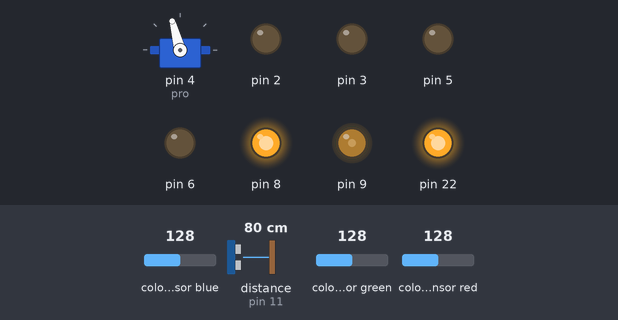
The sketch below on a simulated Arduino Mega 2560, built with avr-gcc and run on an emulated ATmega2560. On the bench: servo, output pins drawn as LEDs (lit = HIGH). Wiring (inferred from the names in the program): ultrasonic range finder: trigger pin 10; echo pin 11. The test bench sets the inputs (shaded band); at power-on: colour sensor blue 128, distance to the obstacle (sensor on pin 11) 80 cm, colour sensor red 128, colour sensor green 128. The echo pulse lasts 58.3 µs per cm; pins used as bus, display or sensor lines are not drawn; what the sketch prints to the serial monitor is not drawn.

Above: at 4.0 s.
4.1 s: colour sensor blue set to 21
5.6 s: colour sensor blue set to 17
At 6.8 s:
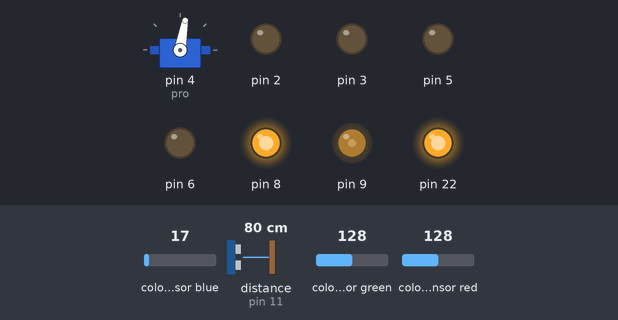
8.6 s: distance to the obstacle (sensor on pin 11) set to 2 cm
At 10.48 s:
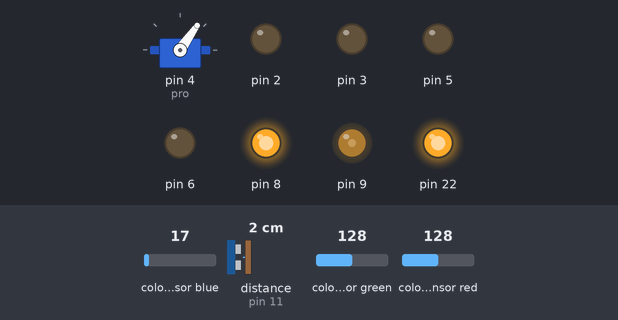
11.6 s: colour sensor red set to 14
14.6 s: colour sensor red set to 11
17.6 s: distance to the obstacle (sensor on pin 11) set to 16 cm
20.6 s: distance to the obstacle (sensor on pin 11) set to 20 cm
At 21.2 s:
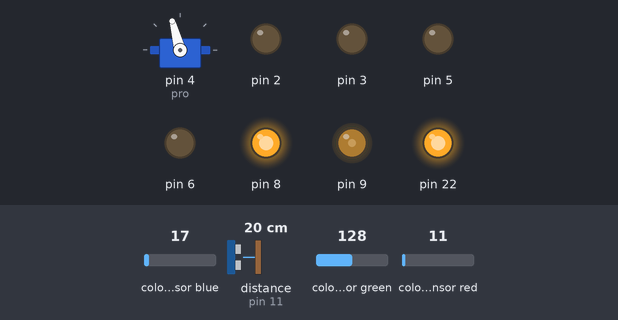
Timing chart, 0 to 23.1 s (numbered marks = the images above; inputs shaded):
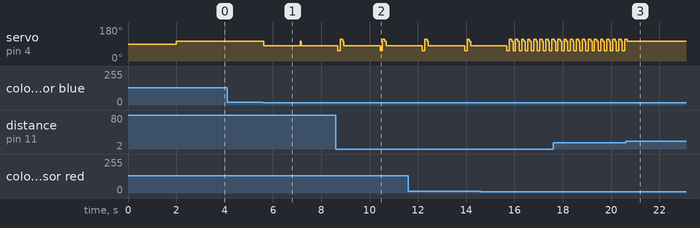

The sketch:

RedMachine.ino
```cpp
// Declaración de Librerias
#include <Servo.h>
#include "Adafruit_TCS34725.h"
Adafruit_TCS34725 tcs =
Adafruit_TCS34725(TCS34725_INTEGRATIONTIME_50MS, TCS34725_GAIN_1X);

Servo pro;
int d = 16; // Distancia ultrasonido izquierdo
int a;
int rec= 105; // Varor del servo para avarzar dececho
int da=16; // Distancia ultrasonido derecho
int t; // ultrasonido tiempo de rebote izquierdo
int te; // ultrasonido tiempo de rebote derecho
int vel= 80;
void setup()
{
  pinMode(0, OUTPUT);
  pinMode(1, OUTPUT);
  pinMode(2, OUTPUT);
  pinMode(3, OUTPUT);
  pinMode(4, OUTPUT);
  pinMode(5, OUTPUT);
  pinMode(6, OUTPUT);
  pinMode(8, OUTPUT);
  pinMode(9, OUTPUT);
  pinMode(10, OUTPUT);// Trigger
  pinMode(11, INPUT);  //cho
  pinMode(12, OUTPUT); //Trigger
  pinMode(13, INPUT);  //Echo
  pinMode(22, OUTPUT);
  pro.attach(4);  // Pin de conwtrol del servo
  digitalWrite(22,HIGH);
  Serial.begin(9600);
  if(tcs.begin()){
    Serial.println("Inicializando");
    delay(2000);
  }
  else{
    Serial.println("Error");
    Serial.println("Debe de revisar las conexiones e iniciar nuevamente");
    while(1)delay(500);
  }
  pro.write(rec);
  delay(800);
  digitalWrite(8,HIGH);
  analogWrite(9,vel);
  pro.write(105);
}

void loop() {

  //CALCULAR COLOR
  uint16_t R,G,B,C;
  tcs.getRawData(&R,&G,&B,&C);
  //DIRECCIONAR Y MOVER MOTORES

  //MOVIMIENTO AL VER UNA naranja
  if((R>100)&&(B<150)){
    digitalWrite(8,LOW);

    pro.write(vel);

    analogWrite(9,vel);
    digitalWrite(10,LOW);
  digitalWrite(8,HIGH);
  delay(1500);

  analogWrite(9,vel);
  pro.write(rec);
  }
//AZULLLL
  if((R<90)&&(G<110)&&(B<130)){
    pro.write(rec);
    analogWrite(9,0);
    delay(750);
    digitalWrite(8,HIGH);
    analogWrite(9,110);
    pro.write(114);
    delay(2100);
    pro.write(rec);
    analogWrite(9,70);
  }

  ping();
  if(d<17){
    pro.write(55);
  analogWrite(9,vel);
    delay(100);
    pro.write(114);
    analogWrite(9,vel);
    delay(100);
    pro.write(rec);
    d=100;

  }
}

// Control del sensor de utrasonido izquierdo y cálculo de distancia
int ping() {
   digitalWrite(10, HIGH);
  delayMicroseconds(10);          //Enviamos un pulso de 10us
  digitalWrite(10, LOW);

  t = pulseIn(11, HIGH); //obtenemos el ancho del pulso
  d = t/59;
}

// Control del sensor de utrasonido derecho y cálculo de distancia
int ping1() {
   digitalWrite(12, HIGH);
  delayMicroseconds(10);          //Enviamos un pulso de 10us
  digitalWrite(12, LOW);

  te = pulseIn(13, HIGH); //obtenemos el ancho del pulso
  da = te/59;
}
```

Measured:
- the behaviour switches between 19 and 18 on colour sensor blue (found by bisection; images 0 and 1)
- the behaviour switches between 17 and 18 cm on distance to the obstacle (sensor on pin 11) (found by bisection; images 2 and 3)
- after the input at 4.1 s, every drawn part: stays the same
- after the input at 5.6 s, servo on pin 4 (pro): 105° → 80° at once
- after the input at 20.6 s, servo on pin 4 (pro): goes on until 20.7 s, then stays 105°
